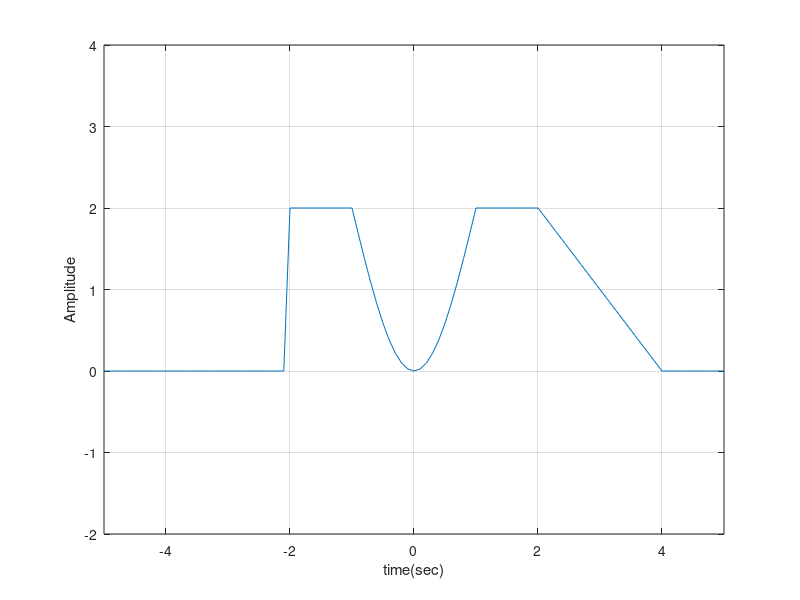

The MATLAB script that drew this image:
ts=0.1;
t=[-5:ts:5]';
x=zeros(size(t));
x(31:40)=2*ones(1,10);
x(41:61)=2-2*cos(0.5*pi*t(41:61));
x(62:71)=2*ones(1,10);
x(72:91)=4-t(72:91);
plot(t,x); axis([-5 5 -2 4]);
grid;
xlabel('time(sec)'); ylabel('Amplitude'); 